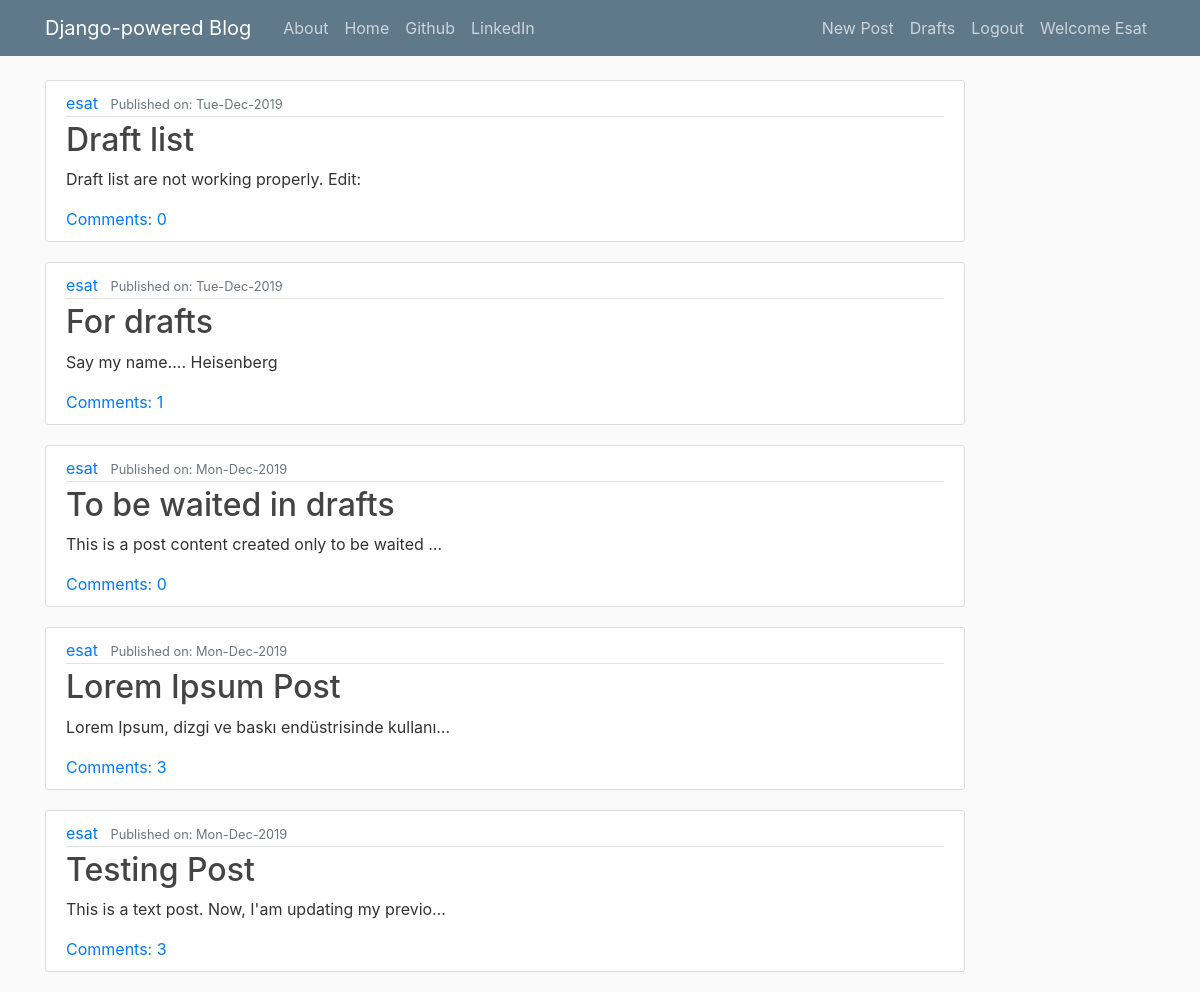
The app's page / (signed in) with its own data.
### blog/models.py (models this page shows, shortened)
class Post(models.Model):
    author = models.ForeignKey('auth.User', on_delete=models.CASCADE)
    title = models.CharField(max_length=200)
    text = models.TextField()
    create_date = models.DateTimeField(default=timezone.now)
    published_date = models.DateTimeField(blank=True, null=True)
    last_publication_date = models.DateTimeField(blank=True, null=True)
    def approve_comments(self):
        return self.comments.filter(approved_comment=True)

### blog/views.py (the view)
# urls.py: path('', views.PostListView.as_view(), name='post_list'),
class PostListView(ListView):
    model = Post
    def get_queryset(self):
        return Post.objects.filter(published_date__lte = timezone.now()).order_by('-published_date')

### blog/templates/blog/post_list.html
{% extends "blog/base.html" %}
{% block content %}
{% for post in post_list %}
<article class="media content-section">
  <div class="media-body">
    <div class="article-metadata">
      <a class="mr-2" href="#">{{ post.author }}</a>
      <small class="text-muted">Published on: {{ post.published_date|date:"D-M-Y" }}</small>
    </div>
    <h2><a class="article-title" href="{% url 'blog:post_details' pk=post.pk %}">{{ post.title }}</a></h2>
    <p>{{post.text|truncatechars:50}}</p>
    <a href="{% url 'blog:post_details' pk=post.pk %}">Comments: {{post.approve_comments.count}}</a>
  </div>
</article>
{% endfor %}
{% endblock %}

### blog/templates/blog/base.html (shortened to what this page needs)
<!DOCTYPE html>
{% load staticfiles %}
<html lang="en" dir="ltr">
  <head>
    <link rel="stylesheet" href="https://maxcdn.bootstrapcdn.com/bootstrap/4.0.0/css/bootstrap.min.css">
    <link rel="stylesheet" href="{% static 'css/blog.css' %}">
    </head>
    <body>
    <header class="site-header">
      <nav class="navbar navbar-expand-md navbar-dark bg-steel fixed-top">
        <div class="container">
          <a class="navbar-brand mr-4" href="{% url 'blog:post_list' %}">Django-powered Blog</a>
          <div class="collapse navbar-collapse" id="navbarToggle">
            <div class="navbar-nav mr-auto">
              <a class="nav-item nav-link" href="{% url 'blog:about' %}">About</a>
              <a class="nav-item nav-link" href="{% url 'blog:post_list' %}">Home</a>
              <a class="nav-item nav-link" href="https://www.github.com">Github</a>
              <a class="nav-item nav-link" href="https://www.linkedin.com">LinkedIn</a>
            </div>
            <div class="navbar-nav">
              {% if user.is_authenticated %}
                <a class="nav-item nav-link" href="{% url 'blog:post_new' %}">New Post</a>
                <a class="nav-item nav-link" href="{% url 'blog:post_draft_list' %}">Drafts</a>
                <a class="nav-item nav-link" href="{% url 'logout' %}">Logout</a>
                <a class="nav-item nav-link" href="#"> Welcome {{user.username.capitalize}}</a>
              {% else %}
                <a class="nav-item nav-link " href="{% url 'login' %}">
                <span class="iconify" data-icon="fa-solid:user-lock" data-inline="false"></span> Login
                </a>
                <a class="nav-item nav-link" href="#">
                  <span class="iconify" data-icon="dashicons:format-aside" data-inline="false"></span> Register</a>
              {% endif %}
            </div>
          </div>
        </div>
      </nav>
    </header>
    <div class="content container">
      <div class="row">
        <div class="col-md-10">
          <div>
            {% block content %}
            {% endblock %}
          </div>
        </div>
      </div>
    </div>
  </body>
</html>

### blog/static/css/blog.css (style rules this page uses)
body { background: #fafafa; color: #333333; margin-top: 5rem; }
h1, h2, h3, h4, h5, h6 { color: #444444; }
.bg-steel { background-color: #5f788a; }
.site-header .navbar-nav .nav-link { color: #cbd5db; }
.content-section { background: #ffffff; padding: 10px 20px; border: 1px solid #dddddd; border-radius: 3px; margin-bottom: 20px; }
.article-title { color: #444444; }
.article-metadata { padding-bottom: 1px; margin-bottom: 4px; border-bottom: 1px solid #e3e3e3 }

### records on screen
Post: author "esat", published_date "Tue-Dec-2019", title "Draft list", text "Draft list are not working properly. Edit:", approve_comments.count "0"
Post: author "esat", published_date "Tue-Dec-2019", title "For drafts", text "Say my name.... Heisenberg", approve_comments.count "1"
Post: author "esat", published_date "Mon-Dec-2019", title "To be waited in drafts", text "This is a post content created only to be waited …", approve_comments.count "0"
Post: author "esat", published_date "Mon-Dec-2019", title "Lorem Ipsum Post", text "Lorem Ipsum, dizgi ve baskı endüstrisinde kullanı…", approve_comments.count "3"
Post: author "esat", published_date "Mon-Dec-2019", title "Testing Post", text "This is a text post. Now, I'am updating my previo…", approve_comments.count "3"

### other values on screen
{{ user.username.capitalize }} "Esat"
